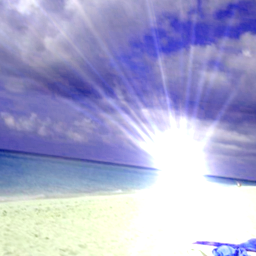
#> input picture evaluation_images/input_195.png, 256 x 256 px, found by its file name
$ python ssim_plot.py
#> lines starting #> are read from the running program, lines starting #| are printed output that depends on the picture; pictures that were not available may be replaced by others from this repository, and a replacement may not be noted
# Usage:
#
# python3 script.py --input original.png --output modified.png
# Based on: https://github.com/mostafaGwely/Structural-Similarity-Index-SSIM-

# 1. Import the necessary packages
from skimage.metrics import structural_similarity
import argparse
import imutils
import cv2
import os
import matplotlib.pyplot as plt

root_path = "evaluation_images"
orig_image = ["input_0.png", "input_50.png", "input_99.png", "input_150.png", "input_195.png"]
tran_image = ["y_gen_0.png", "y_gen_50.png", "y_gen_99.png", "y_gen_150.png", "y_gen_195.png"]

ssim_lis = []

for oi, ti in zip(orig_image[::-1], tran_image[::-1]):
    oi_path = os.path.join(root_path, oi)
    ti_path = os.path.join(root_path, ti)

    imageA = cv2.imread(oi_path)
#> imageA is the input picture: shape (256, 256, 3); mean B, G, R 209.7, 170, 169.1
    imageB = cv2.imread(ti_path)
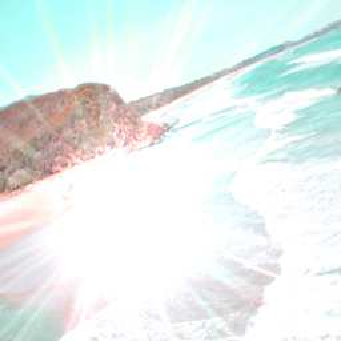
#> input picture evaluation_images/input_0.png, 341 x 341 px, given in place of y_gen_195.png, which was not available
#> imageB is the input picture: shape (341, 341, 3); mean B, G, R 237.7, 239.1, 230.7

    # 4. Convert the images to grayscale
    grayA = cv2.cvtColor(imageA, cv2.COLOR_BGR2GRAY)
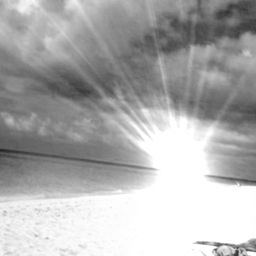
#> grayA: shape (256, 256); min 34, max 255, mean 174.2
    grayB = cv2.cvtColor(imageB, cv2.COLOR_BGR2GRAY)
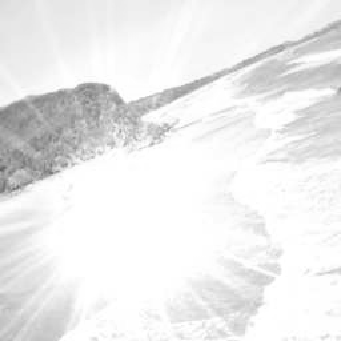
#> grayB: shape (341, 341); min 97, max 255, mean 236.5

    # 5. Compute the Structural Similarity Index (SSIM) between the two
    #    images, ensuring that the difference image is returned
#> (the run stopped early here; a loop or call above may not have finished)
